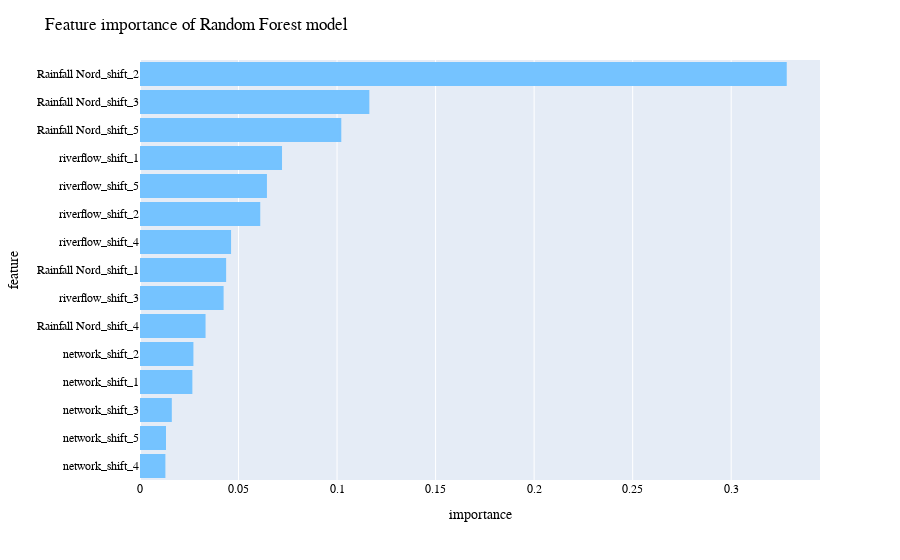

The cell this chart's notebook holds for it:
### Code cell
# Draw a horizontal barplot of importances_sorted
import plotly.express as px

fig = px.bar(importances_df, y="feature", x="importance", orientation='h'    )

fig.update_layout(
    font_family="Helvetica Neue, Helvetica, Arial, sans-serif",
    font_color="black",
    title = {'text':'Feature importance of Random Forest model'}
    #markercolor = "#212c52"
  
)
fig.update_traces(marker_color='#75c3ff', marker_line_color='#75c3ff',
                  marker_line_width=1.5, opacity=1)

fig.show()

### Figure 1 — Plotly figure (JSON) as saved in the notebook; plotly's stock layout.template omitted (floating-point values rounded to 4 significant figures)
{"data": [{"alignmentgroup": "True", "hovertemplate": "importance=%{x}<br>feature=%{y}<extra></extra>", "legendgroup": "", "marker": {"color": "#75c3ff", "line": {"color": "#75c3ff", "width": 1.5}}, "name": "", "offsetgroup": "", "opacity": 1, "orientation": "h", "showlegend": false, "textposition": "auto", "type": "bar", "x": [0.0125, 0.01281, 0.01575, 0.02619, 0.02672, 0.03288, 0.04204, 0.04332, 0.04583, 0.06064, 0.06403, 0.07169, 0.1018, 0.116, 0.3278], "xaxis": "x", "y": ["network_shift_4", "network_shift_5", "network_shift_3", "network_shift_1", "network_shift_2", "Rainfall Nord_shift_4", "riverflow_shift_3", "Rainfall Nord_shift_1", "riverflow_shift_4", "riverflow_shift_2", "riverflow_shift_5", "riverflow_shift_1", "Rainfall Nord_shift_5", "Rainfall Nord_shift_3", "Rainfall Nord_shift_2"], "yaxis": "y"}], "layout": {"barmode": "relative", "font": {"color": "black", "family": "Helvetica Neue, Helvetica, Arial, sans-serif"}, "legend": {"tracegroupgap": 0}, "margin": {"t": 60}, "title": {"text": "Feature importance of Random Forest model"}, "xaxis": {"anchor": "y", "domain": [0, 1], "title": {"text": "importance"}}, "yaxis": {"anchor": "x", "domain": [0, 1], "title": {"text": "feature"}}}}
